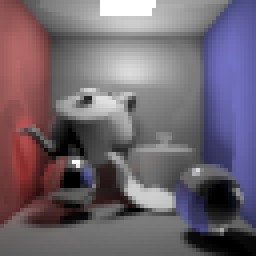
#> input picture code/subjectSystems/sunflow-src-v0.07.2/sunflow/resources/golden_0040.png, 64 x 64 px, found by its file name (shown 4 times larger)
$ python quality_assessment.py ../../subjectSystems/sunflow-src-v0.07.2/sunflow/resources   (older library calls are emulated)
#> lines starting #> are read from the running program, lines starting #| are printed output that depends on the picture
import numpy
import scipy.misc
import argparse
import os

import psnr
import vifp

def read_image(file):
    return scipy.misc.imread(file, flatten=True).astype(numpy.float32)
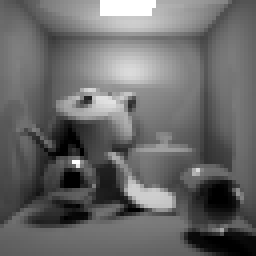
#> returned value: shape (64, 64) float32 (shown 4 times larger); min 0, max 255, mean 104.9

img_original_64 = read_image("/home/max/uni/GreenDev/code/subjectSystems/sunflow-src-v0.07.2/sunflow/resources/golden_0040.png")
img_original_128 = read_image("/home/max/uni/GreenDev/code/subjectSystems/sunflow-src-v0.07.2/sunflow/resources/golden_0080.png")
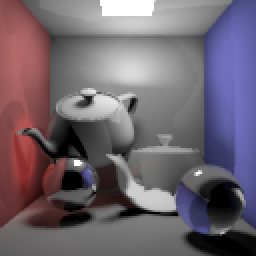
#> input picture code/subjectSystems/sunflow-src-v0.07.2/sunflow/resources/golden_0080.png, 128 x 128 px, found by its file name (shown 2 times larger)
#> in read_image (call 2), `return scipy.misc.imread(file, flatten=True).astype(numpy.float32)`:
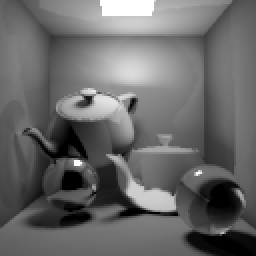
#> returned value: shape (128, 128) float32 (shown 2 times larger); min 0, max 255, mean 104.6
img_original_256 = read_image("/home/max/uni/GreenDev/code/subjectSystems/sunflow-src-v0.07.2/sunflow/resources/golden_0100.png")
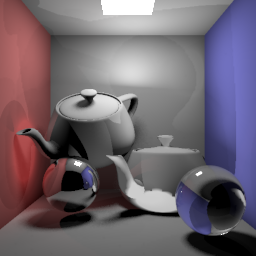
#> input picture code/subjectSystems/sunflow-src-v0.07.2/sunflow/resources/golden_0100.png, 256 x 256 px, found by its file name
#> in read_image (call 3), `return scipy.misc.imread(file, flatten=True).astype(numpy.float32)`:
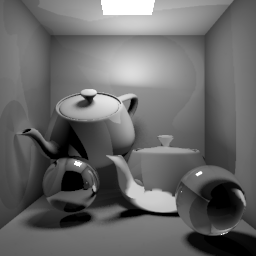
#> returned value: shape (256, 256) float32; min 0, max 255, mean 104.3

gen_img_64 = "64.png"
gen_img_128 = "128.png"
gen_img_256 = "256.png"

quality_64_dump = []
quality_128_dump = []
quality_256_dump = []

def read_images(ref_file, dist_file):
    ref = read_image(ref_file)
    dist = read_image(dist_file)
    return ref, dist

def assess_psnr(ref, dist):
    return psnr.psnr(ref, dist)

def assess_vifp(ref, dist):
    return vifp.vifp_mscale(ref, dist)

def assess_mse(img1, img2):
    return numpy.mean( (img1 - img2) ** 2 )

def assess_all(img1, img2):
    mse = assess_mse(img1, img2)
    psnr = assess_psnr(img1, img2)
    vifp = assess_vifp(img1, img2)

    #print("MSE: " + str(assess_mse(img1, img2)))
    #print("PSNR: " + str(assess_psnr(img1, img2)))
    #print("VIFP: " + str(assess_vifp(img1, img2)))

    return (mse, psnr, vifp)

def assess_quality(folder):
    for config_folder in os.listdir(folder):
        #print(folder+config_folder)
#> (the run stopped early here; a loop or call above may not have finished)
